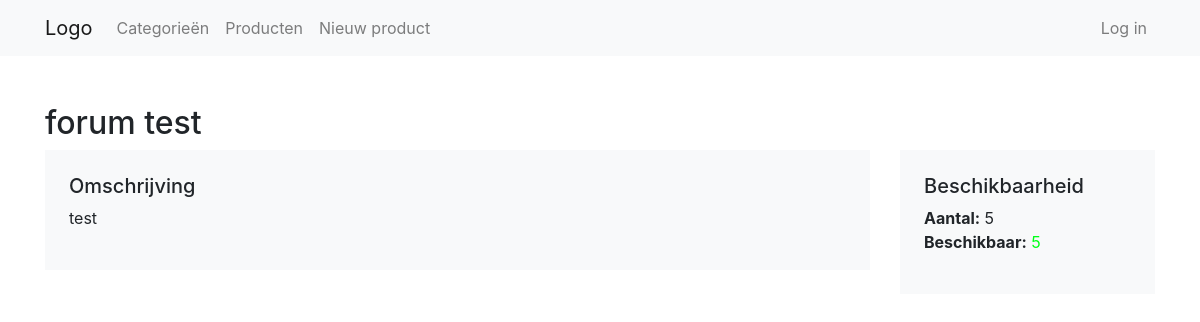
Screenshot of /producten/forum-test with the database file from the repository.
### tables this page shows
CREATE TABLE `products` (
  `product_id` int(11) NOT NULL,
  `category_id` int(11) NOT NULL,
  `name` varchar(255) NOT NULL,
  `slug` varchar(255) NOT NULL,
  `body` text NOT NULL,
  `created_at` timestamp NOT NULL DEFAULT CURRENT_TIMESTAMP,
  `count` int(11) NOT NULL,
  `available` int(11) NOT NULL
);

### application/controllers/Products.php (called while the page is built, shortened)
<?php
	class Products extends CI_Controller {
		public function view($slug = NULL) {
			$data['product'] = $this->Product_model->get_products($slug);
			$data['title'] = $data['product']['name'];
			$this->load->view('templates/header');
			$this->load->view('products/view', $data);
			$this->load->view('templates/footer');
		}
	}

### index.php (called while the page is built, shortened)
<?php
require_once BASEPATH.'core/CodeIgniter.php';

### application/models/Product_model.php (called while the page is built, shortened)
<?php
	class Product_model extends CI_Model {
		public function get_products($slug = FALSE) {
			$query = $this->db->get_where('products', array('slug' => $slug));
			return $query->row_array();
		}
	}

### application/views/products/view.php (the view)
<h2><?=$title?></h2>
<div class="row">
	<div class="col-md-9">
		<div class="bg-light p-4">
			<h5>Omschrijving</h5>
			<p><?=$product['body']?></p>
		</div>
	</div>
	<div class="col-md-3">
		<div class="bg-light p-4">
			<h5>Beschikbaarheid</h5>
			<p>
			<strong>Aantal:</strong> <?=$product['count']?><br>
			<strong>Beschikbaar:</strong>
			<?php if ($product['available'] > 2 || $product['available'] == $product['count']) { ?>
				<span class="text-green"><?=$product['available']?></span>
			<?php } elseif ($product['available'] == 0) { ?>
				<span class="text-red">Geen</span>
			<?php } elseif ($product['available'] <= 2) { ?>
				<span class="text-orange"><?=$product['available']?></span>
			<?php } ?>
			</p>
		</div>
	</div>
</div>

### assets/css/style.css (style rules this page uses)
.text-green { color: #00ff17; }

### rows the page displays
products: body "test", count "5", available "5"

### other values shown
$title "forum test"
